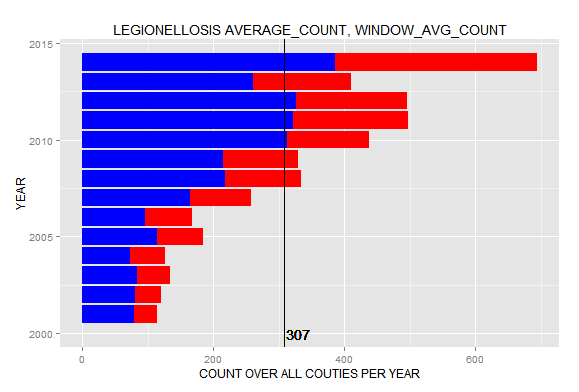

The R source for this figure:
df <- data.frame(fromJSON(getURL(URLencode(gsub("\n", " ", 'skipper.cs.utexas.edu:5001/rest/native/?query=
"select YEAR, DISEASE, sum_COUNT, sum(sum_COUNT) 
                                                OVER (PARTITION BY DISEASE) as window_avg_COUNT
                                                from 
                                                (select YEAR, DISEASE, sum(COUNT) as sum_COUNT
                                                from Infectious_Diseases
                                                where DISEASE = (\'Legionellosis\') and (SEX=(\'Male\') OR SEX=(\'Female\') )
                                                group by YEAR, DISEASE)
                                                order by DISEASE;"
                                                ')), httpheader=c(DB='jdbc:oracle:thin:@sayonara.microlab.cs.utexas.edu:1521:orcl', USER='C##cs329e_hys82', PASS='orcl_hys82', MODE='native_mode', MODEL='model', returnDimensions = 'False', returnFor = 'JSON', p1=KPI_Low_Max_value, p2=KPI_Medium_Max_value), verbose = TRUE))); 

dfMALE <- data.frame(fromJSON(getURL(URLencode(gsub("\n", " ", 'skipper.cs.utexas.edu:5001/rest/native/?query=
                                                    "select YEAR, DISEASE, sum_COUNT, sum(sum_COUNT) 
                                                    OVER (PARTITION BY DISEASE) as window_avg_COUNT
                                                    from 
                                                    (select YEAR, DISEASE, sum(COUNT) as sum_COUNT
                                                    from Infectious_Diseases
                                                    where DISEASE = (\'Legionellosis\') and SEX=(\'Male\')
                                                    group by YEAR, DISEASE)
                                                    order by DISEASE;"
                                                    ')), httpheader=c(DB='jdbc:oracle:thin:@sayonara.microlab.cs.utexas.edu:1521:orcl', USER='C##cs329e_hys82', PASS='orcl_hys82', MODE='native_mode', MODEL='model', returnDimensions = 'False', returnFor = 'JSON', p1=KPI_Low_Max_value, p2=KPI_Medium_Max_value), verbose = TRUE)));

ggplot() + 
  coord_cartesian() + 
  scale_x_continuous() +
  scale_y_continuous() +
  labs(title='LEGIONELLOSIS AVERAGE_COUNT, WINDOW_AVG_COUNT') +
  labs(x=paste("YEAR"), y=paste("COUNT OVER ALL COUTIES PER YEAR")) +
  layer(data=df, 
        mapping=aes(x=YEAR, y=SUM_COUNT), 
        stat="identity", 
        stat_params=list(), 
        geom="bar",
        geom_params=list(fill="RED"), 
        position=position_identity()
  ) + coord_flip() +
  layer(data=dfMALE, 
        mapping=aes(x=YEAR, y=SUM_COUNT), 
        stat="identity", 
        stat_params=list(), 
        geom="bar",
        geom_params=list(fill="BLUE"), 
        position=position_identity()
  ) + coord_flip() +
  layer(data=df, 
        mapping=aes(yintercept = WINDOW_AVG_COUNT/14), 
        geom="hline",
        geom_params=list(colour="BLACK")
  ) +
  layer(data=df, 
        mapping=aes(x=2000, y=round(WINDOW_AVG_COUNT/14), label=round(WINDOW_AVG_COUNT/14)), 
        stat="identity", 
        stat_params=list(), 
        geom="text",
        geom_params=list(colour="black", hjust=-.1), 
        position=position_identity()
  )
